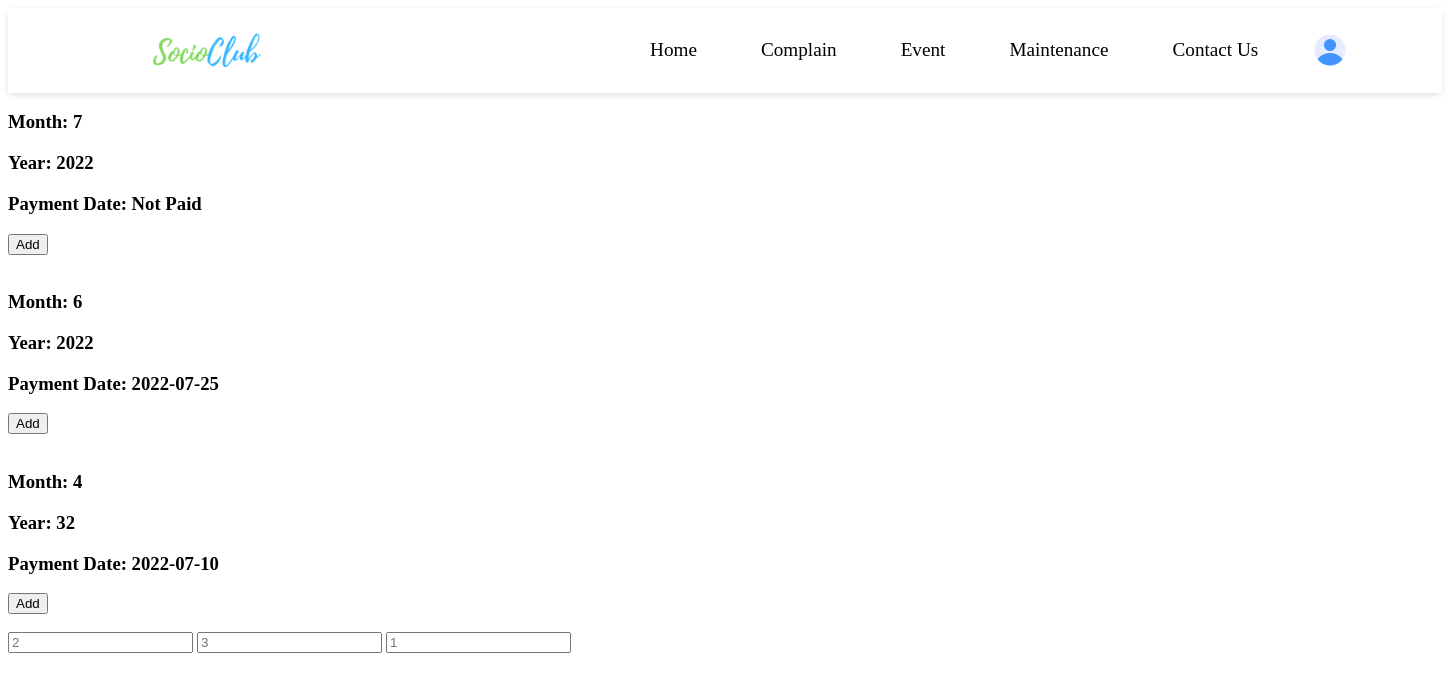
The app's page /test/ (signed in), older data.
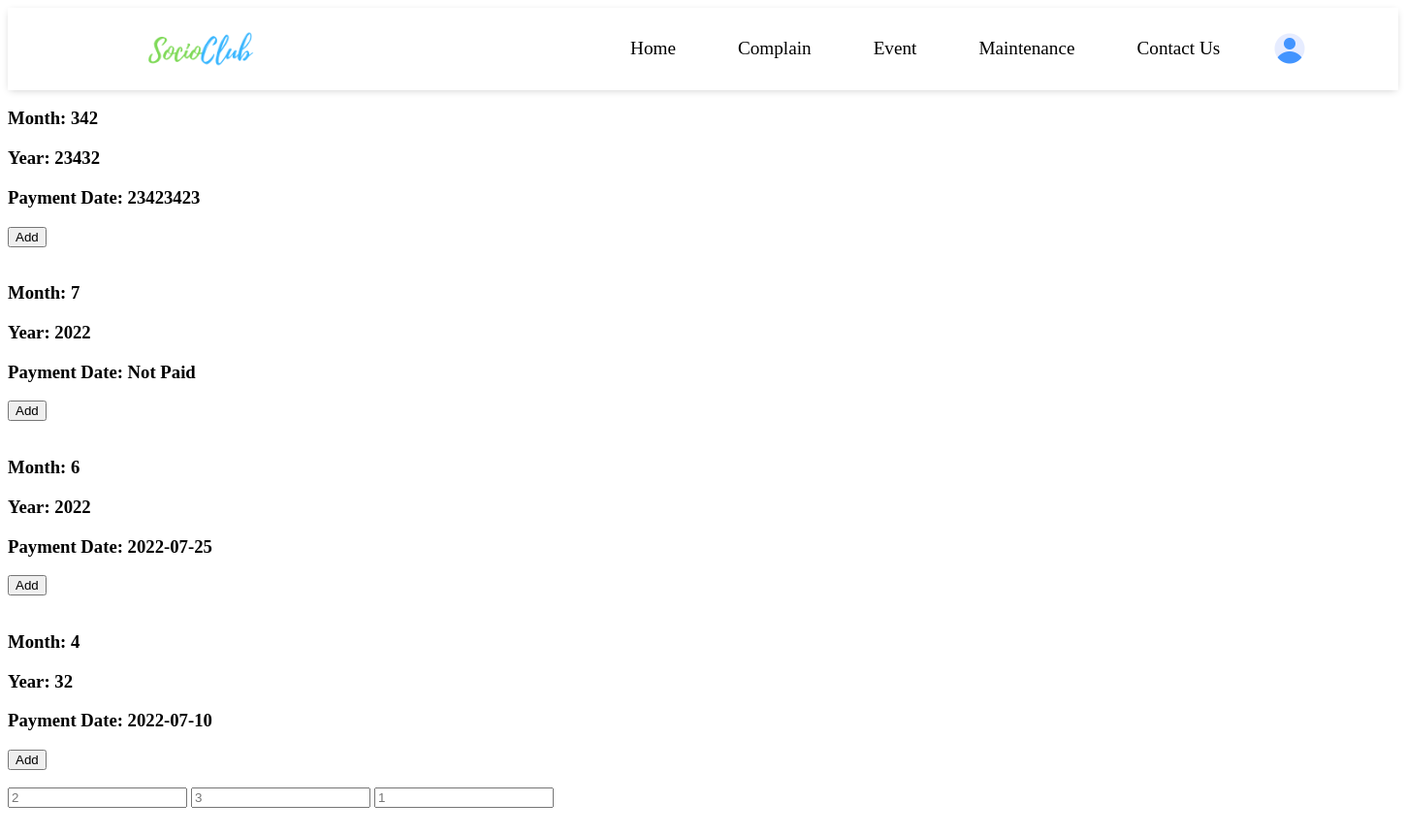
The same page, newer data.
### user_data/models.py (models this page shows, shortened)
class Maintenance(models.Model):
    maintenance_user = models.ForeignKey(User, on_delete=models.CASCADE)
    maintenance_month = models.IntegerField()
    maintenance_year = models.IntegerField()
    payment_date = models.CharField(null=True, max_length=15)

### SocioClub/views.py (the view)
# urls.py: path('test/', views.test , name = "test"),
def test(request):
    maintenance_data = Maintenance.objects.filter(maintenance_user = request.user).order_by('-maintenance_month')
    return render(request, "test.html", {'maintenance_data': maintenance_data})

### templates/test.html (shortened to what this page needs)
{% extends "base.html" %}
{% block mainblock %}
{% for m in maintenance_data %}
<h3 id="{{m.maintenance_month}}">Month: {{m.maintenance_month}}</h3>
<h3 id="{{m.maintenance_year}}">Year: {{m.maintenance_year}}</h3>
{% if m.payment_date == "" %}
<h3 id="{{m.payment_date}}">Payment Date: Not Paid</h3>
{% else %}
<h3 id="{{m.payment_date}}">Payment Date: {{m.payment_date}}</h3>
{% endif %}
<button onclick="func({{m.maintenance_month}}, {{m.maintenance_year}}, {{m.payment_date}})">Add</button>
<br><br>
{% endfor %}
<input id="a" type="text" placeholder="2">
<input id="b" type="text" placeholder="3">
<input id="c" type="text" placeholder="1">
{% endblock %}

Row changes from the older to the newer data that the page shows:
added Maintenance: maintenance_month "342", maintenance_year "23432", payment_date "23423423"
